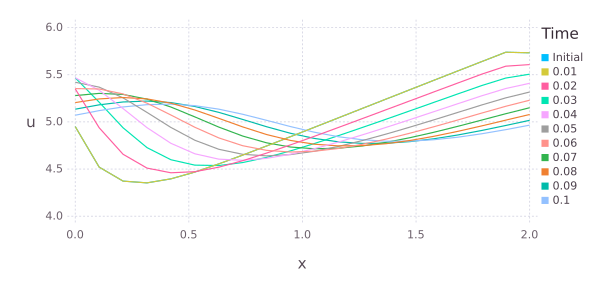

Recreate this plot in Julia.
using Gadfly
using DataFrames

l = 2;
nx, nt = 20, 10;
dt = 0.01;
dx = l/(nx - 1);
x = 0:dx:l;

u = zeros(nx);
un = zeros(nx);

vis = 0.1;

ip = zeros(nx);
im = zeros(nx);

phi = zeros(nx);
dphi = zeros(nx);

for i = 1:nx
	ip[i] = i + 1;
	im[i] = i - 1;
	phi[i] = exp(-0.25*(x[i]*x[i])/vis) + exp(-0.25((2*pi - x[i])^2)/vis);
	dphi[i] = (-0.5*x[i]/vis)*exp(-0.25*(x[i]*x[i])/vis) + (0.5*((2*pi) - x[i])/vis)*exp(-0.25*((2*pi - x[i])^2)/vis);
end
ip[nx] = 1;
im[1] = nx;

for i = 1:nx
	u[i] = (-2.0*vis*(dphi[i]/phi[i])) + 4;
end

df = DataFrame(x=x, u=u, Time="Initial");
for t = 1:nt
	un = u;
	for i = 1:nx
		u[i] = un[i] - (un[i]*dt*(un[i] - un[im[i]])/dx) + (vis*dt*(un[ip[i]] - 2*un[i] + un[im[i]])/(dx*dx));
		if x[i] == 2*pi
			u[x[i]] = u[1];
		end
	end
	df1 = DataFrame(x=x, u=u, Time=t*dt);
	df = vcat(df, df1);
end

p = plot(df, x="x", y="u", color="Time", Geom.line)
draw(PDF("1D_burgers.pdf", 6inch, 3inch), p)
